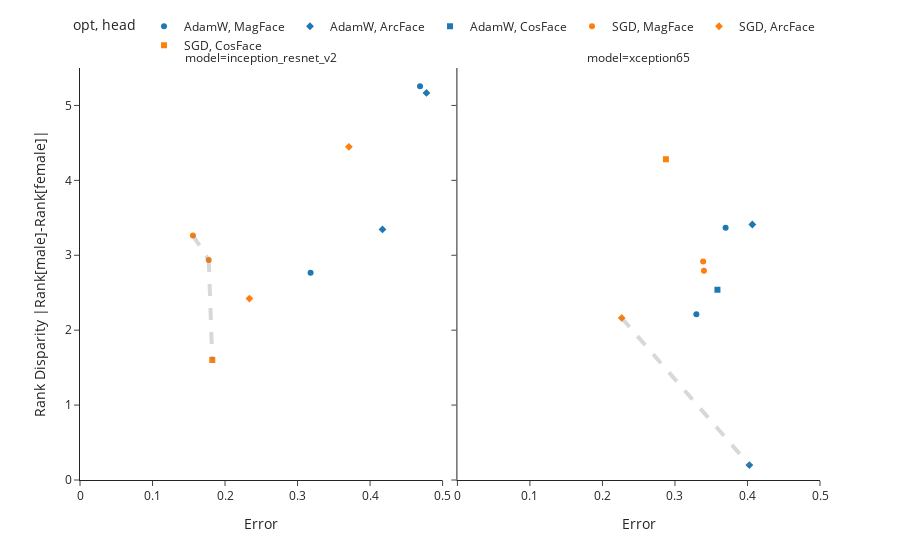

Source (notebook cell):
### Code cell
import plotly
df = merge(errdf_sub, rankdf_sub)
df = df[df['epoch'] == 99]
df = df.rename(columns={'Accuracy':'Error'})
df = df.dropna()
df = df[df['Error']<1-1/(7636*2)]
df = df[df['Error']<.6]
df.loc[:,'model'] = df['index'].apply(lambda x: get_name_details(x)[1])
df.loc[:,'head'] = df['index'].apply(lambda x: get_name_details(x)[-2])
df.loc[:,'opt'] = df['index'].apply(lambda x: get_name_details(x)[-1])
df = df.sort_values(by=['model'])


fig = px.scatter(df, x='Error', 
                 y='Disparity', 
                 color='opt',
                 symbol='head',
                 template="simple_white",
                 facet_col = 'model'
            )

fig.update_layout(
    yaxis_title="Rank Disparity |Rank[male]-Rank[female]|",
    yaxis_range=[0,5.5],
    xaxis_range=[0,.5]
)
fig.add_shape(type='line',
                x0=0,y0=0,x1=1,y1=0,
                line=dict(color='Red',),
                xref='x',yref='y'
)
p = np.array(preparePareto(df[df['model'] == model2][['Error','Disparity']], False, False).dropna())
for x, y in zip(p[:-1], p[1:]):
    fig.add_shape(type='line',
                x0=x[0],y0=x[1],x1=y[0],y1=y[1], col=0,row=0,
                line=dict(color='gray',width=4),line_dash='dash',
                xref='x',yref='y')
p = np.array(preparePareto(df[df['model'] == model1][['Error','Disparity']], False, False).dropna())
for x, y in zip(p[:-1], p[1:]):
    fig.add_shape(type='line',
                x0=x[0],y0=x[1],x1=y[0],y1=y[1], col=1,row=0,
                line=dict(color='gray',width=4),line_dash='dash',
                xref='x',yref='y')
    

fig.update_layout(legend=dict(
    orientation="h",
    yanchor="bottom",
    y=1.02,
    xanchor="right",
    x=1
))

fig.show()
plotly.io.write_image(fig, 'app_pareto_diff.pdf', format='pdf')

### Figure 1 — Plotly figure (JSON) as saved in the notebook; plotly's stock layout.template omitted (floating-point values rounded to 4 significant figures)
{"data": [{"hovertemplate": "opt=AdamW<br>head=MagFace<br>model=inception_resnet_v2<br>Error=%{x}<br>Disparity=%{y}<extra></extra>", "legendgroup": "AdamW, MagFace", "marker": {"color": "#1F77B4", "symbol": "circle"}, "mode": "markers", "name": "AdamW, MagFace", "orientation": "v", "showlegend": true, "type": "scatter", "x": [0.4689, 0.318], "xaxis": "x", "y": [5.258, 2.766], "yaxis": "y"}, {"hovertemplate": "opt=AdamW<br>head=MagFace<br>model=xception65<br>Error=%{x}<br>Disparity=%{y}<extra></extra>", "legendgroup": "AdamW, MagFace", "marker": {"color": "#1F77B4", "symbol": "circle"}, "mode": "markers", "name": "AdamW, MagFace", "orientation": "v", "showlegend": false, "type": "scatter", "x": [0.3295, 0.3698], "xaxis": "x2", "y": [2.214, 3.367], "yaxis": "y2"}, {"hovertemplate": "opt=AdamW<br>head=ArcFace<br>model=inception_resnet_v2<br>Error=%{x}<br>Disparity=%{y}<extra></extra>", "legendgroup": "AdamW, ArcFace", "marker": {"color": "#1F77B4", "symbol": "diamond"}, "mode": "markers", "name": "AdamW, ArcFace", "orientation": "v", "showlegend": true, "type": "scatter", "x": [0.4171, 0.4777], "xaxis": "x", "y": [3.345, 5.168], "yaxis": "y"}, {"hovertemplate": "opt=AdamW<br>head=ArcFace<br>model=xception65<br>Error=%{x}<br>Disparity=%{y}<extra></extra>", "legendgroup": "AdamW, ArcFace", "marker": {"color": "#1F77B4", "symbol": "diamond"}, "mode": "markers", "name": "AdamW, ArcFace", "orientation": "v", "showlegend": false, "type": "scatter", "x": [0.4067, 0.4026], "xaxis": "x2", "y": [3.411, 0.1996], "yaxis": "y2"}, {"hovertemplate": "opt=AdamW<br>head=CosFace<br>model=xception65<br>Error=%{x}<br>Disparity=%{y}<extra></extra>", "legendgroup": "AdamW, CosFace", "marker": {"color": "#1F77B4", "symbol": "square"}, "mode": "markers", "name": "AdamW, CosFace", "orientation": "v", "showlegend": true, "type": "scatter", "x": [0.3586, 0.5193], "xaxis": "x2", "y": [2.54, 7.155], "yaxis": "y2"}, {"hovertemplate": "opt=SGD<br>head=MagFace<br>model=inception_resnet_v2<br>Error=%{x}<br>Disparity=%{y}<extra></extra>", "legendgroup": "SGD, MagFace", "marker": {"color": "#FF7F0E", "symbol": "circle"}, "mode": "markers", "name": "SGD, MagFace", "orientation": "v", "showlegend": true, "type": "scatter", "x": [0.1557, 0.1775], "xaxis": "x", "y": [3.265, 2.936], "yaxis": "y"}, {"hovertemplate": "opt=SGD<br>head=MagFace<br>model=xception65<br>Error=%{x}<br>Disparity=%{y}<extra></extra>", "legendgroup": "SGD, MagFace", "marker": {"color": "#FF7F0E", "symbol": "circle"}, "mode": "markers", "name": "SGD, MagFace", "orientation": "v", "showlegend": false, "type": "scatter", "x": [0.3389, 0.34], "xaxis": "x2", "y": [2.916, 2.795], "yaxis": "y2"}, {"hovertemplate": "opt=SGD<br>head=ArcFace<br>model=inception_resnet_v2<br>Error=%{x}<br>Disparity=%{y}<extra></extra>", "legendgroup": "SGD, ArcFace", "marker": {"color": "#FF7F0E", "symbol": "diamond"}, "mode": "markers", "name": "SGD, ArcFace", "orientation": "v", "showlegend": true, "type": "scatter", "x": [0.3708, 0.2336], "xaxis": "x", "y": [4.448, 2.422], "yaxis": "y"}, {"hovertemplate": "opt=SGD<br>head=ArcFace<br>model=xception65<br>Error=%{x}<br>Disparity=%{y}<extra></extra>", "legendgroup": "SGD, ArcFace", "marker": {"color": "#FF7F0E", "symbol": "diamond"}, "mode": "markers", "name": "SGD, ArcFace", "orientation": "v", "showlegend": false, "type": "scatter", "x": [0.2266], "xaxis": "x2", "y": [2.163], "yaxis": "y2"}, {"hovertemplate": "opt=SGD<br>head=CosFace<br>model=inception_resnet_v2<br>Error=%{x}<br>Disparity=%{y}<extra></extra>", "legendgroup": "SGD, CosFace", "marker": {"color": "#FF7F0E", "symbol": "square"}, "mode": "markers", "name": "SGD, CosFace", "orientation": "v", "showlegend": true, "type": "scatter", "x": [0.1824], "xaxis": "x", "y": [1.602], "yaxis": "y"}, {"hovertemplate": "opt=SGD<br>head=CosFace<br>model=xception65<br>Error=%{x}<br>Disparity=%{y}<extra></extra>", "legendgroup": "SGD, CosFace", "marker": {"color": "#FF7F0E", "symbol": "square"}, "mode": "markers", "name": "SGD, CosFace", "orientation": "v", "showlegend": false, "type": "scatter", "x": [0.2875], "xaxis": "x2", "y": [4.282], "yaxis": "y2"}], "layout": {"annotations": [{"font": {}, "showarrow": false, "text": "model=inception_resnet_v2", "x": 0.245, "xanchor": "center", "xref": "paper", "y": 1, "yanchor": "bottom", "yref": "paper"}, {"font": {}, "showarrow": false, "text": "model=xception65", "x": 0.755, "xanchor": "center", "xref": "paper", "y": 1, "yanchor": "bottom", "yref": "paper"}], "autosize": true, "legend": {"orientation": "h", "title": {"text": "opt, head"}, "tracegroupgap": 0, "x": 1, "xanchor": "right", "y": 1.02, "yanchor": "bottom"}, "margin": {"t": 60}, "shapes": [{"line": {"color": "Red"}, "type": "line", "x0": 0, "x1": 1, "xref": "x", "y0": 0, "y1": 0, "yref": "y"}, {"line": {"color": "gray", "dash": "dash", "width": 4}, "type": "line", "x0": 0.2266, "x1": 0.4026, "xref": "x2", "y0": 2.163, "y1": 0.1996, "yref": "y2"}, {"line": {"color": "gray", "dash": "dash", "width": 4}, "type": "line", "x0": 0.1557, "x1": 0.1775, "xref": "x", "y0": 3.265, "y1": 2.936, "yref": "y"}, {"line": {"color": "gray", "dash": "dash", "width": 4}, "type": "line", "x0": 0.1775, "x1": 0.1824, "xref": "x", "y0": 2.936, "y1": 1.602, "yref": "y"}], "xaxis": {"anchor": "y", "domain": [0, 0.49], "range": [0, 0.5], "title": {"text": "Error"}, "type": "linear"}, "xaxis2": {"anchor": "y2", "domain": [0.51, 1], "matches": "x", "title": {"text": "Error"}, "type": "linear"}, "yaxis": {"anchor": "x", "domain": [0, 1], "range": [0, 5.5], "title": {"text": "Rank Disparity |Rank[male]-Rank[female]|"}, "type": "linear"}, "yaxis2": {"anchor": "x2", "domain": [0, 1], "matches": "y", "showticklabels": false, "type": "linear"}}}
